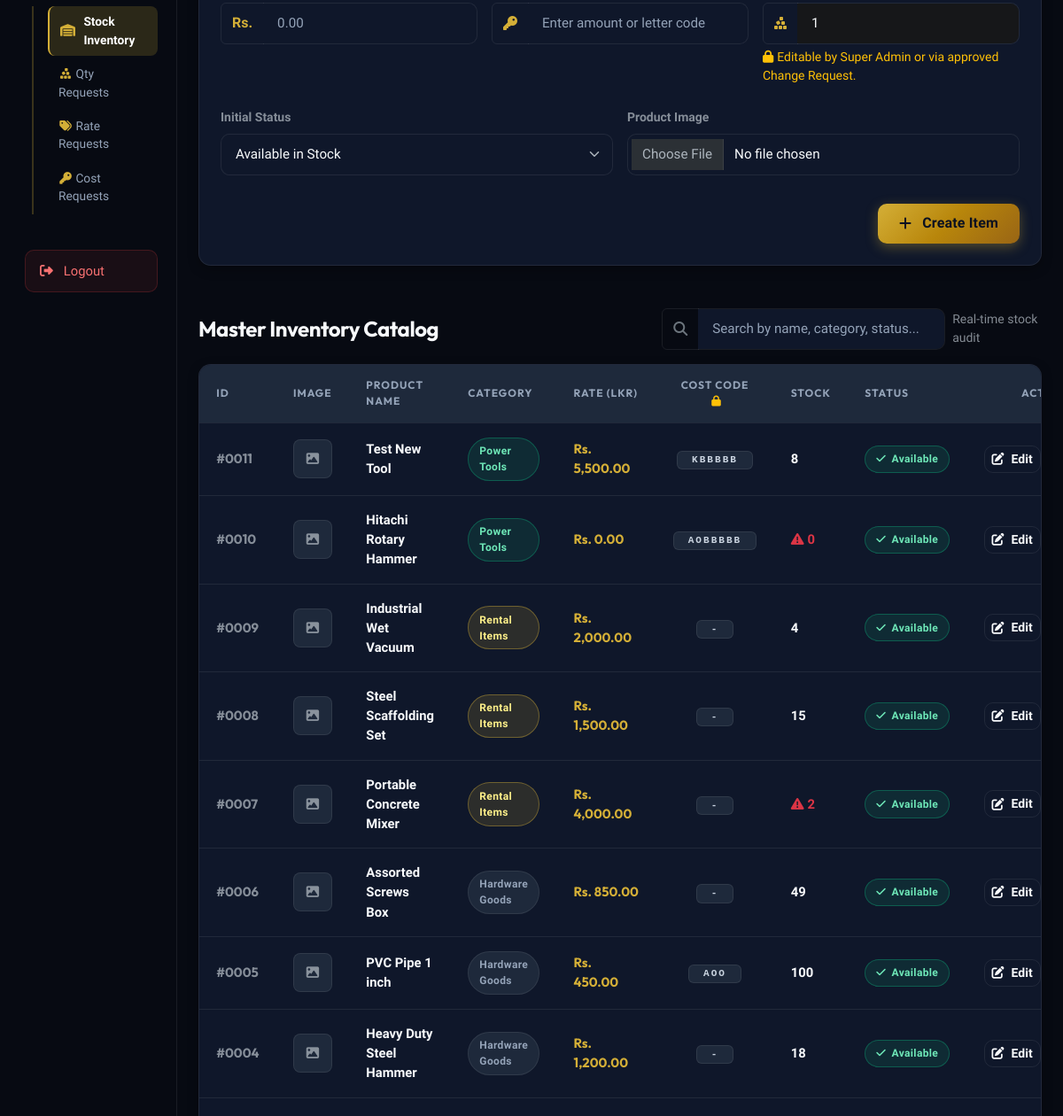
Before: /views/admin/inventory.php (signed in, middle part) with the older database file.
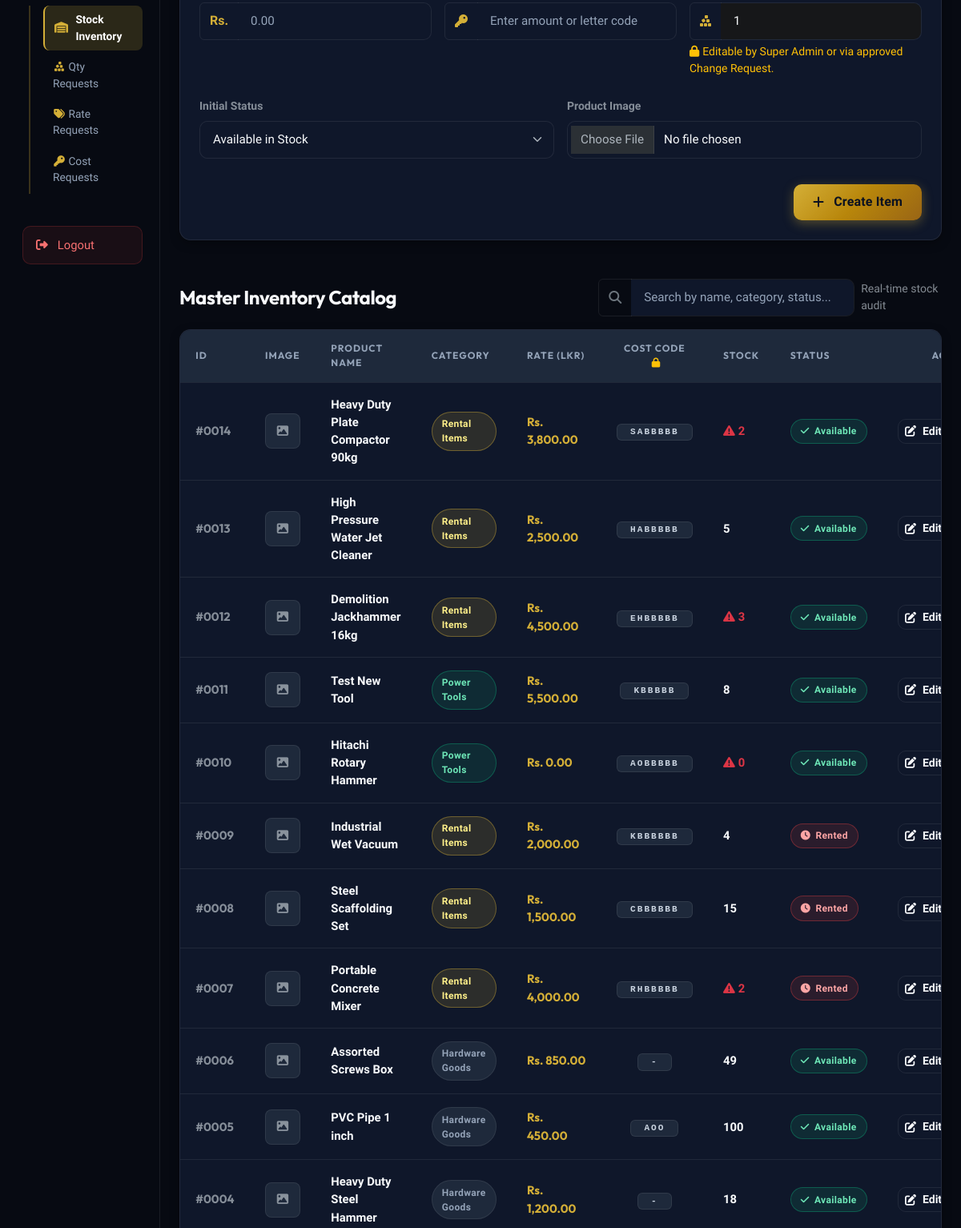
After: the same page with the newer database file.
### tables this page shows
CREATE TABLE `inventory` (
  `item_id` int(11) NOT NULL AUTO_INCREMENT,
  `item_name` varchar(100) NOT NULL,
  `category` enum('Power Tools','Hardware Goods','Rental Items') NOT NULL,
  `price_per_unit` decimal(10,2) NOT NULL,
  `stock_quantity` int(11) DEFAULT 0,
  `item_image` varchar(255) DEFAULT 'default.png',
  `status` varchar(50) DEFAULT 'available',
  `bought_price` varchar(50) DEFAULT NULL,
  PRIMARY KEY (`item_id`)
);

### views/admin/inventory.php (the view, shortened to what the changed rows need)
<?php
include_once __DIR__ . '/../../db.php';
$inv_query = "SELECT * FROM inventory ORDER BY item_id DESC";
$inv_result = @$conn->query($inv_query);
function encodePrice($price) {
    if (!is_numeric($price)) return strtoupper($price);
    $key = 'BLACKHORSE';
    $digits = str_split(str_replace('.', '', number_format($price, 2, '', '')));
    $encoded = '';
    foreach ($digits as $d) {
        $encoded .= $key[$d];
    }
    return $encoded;
}
?>
<!DOCTYPE html>
<html lang="en">
<head>
    <link href="https://cdn.jsdelivr.net/npm/bootstrap@5.3.0/dist/css/bootstrap.min.css" rel="stylesheet">
    <link rel="stylesheet" href="https://cdnjs.cloudflare.com/ajax/libs/font-awesome/6.4.0/css/all.min.css">
    <link rel="stylesheet" href="../../css/luxury.css">
</head>
<body>
    <div class="container-fluid">
        <div class="row">
            <main class="col-md-9 ms-sm-auto col-lg-10 px-md-4 py-4">
                <div class="luxury-card overflow-hidden mb-5">
                    <div class="table-responsive">
                        <table class="luxury-table align-middle">
                            <thead>
                                <tr>
                                    <th>ID</th>
                                    <th>Image</th>
                                    <th>Product Name</th>
                                    <th>Category</th>
                                    <th>Rate (LKR)</th>
                                    <th class="text-center">Cost Code <i class="fa-solid fa-lock text-warning ms-1"></i></th>
                                    <th>Stock</th>
                                    <th>Status</th>
                                    <th class="text-end">Actions</th>
                                </tr>
                            </thead>
                            <tbody>
                                <?php
                                if($inv_result && $inv_result->num_rows > 0) {
                                    while($row = $inv_result->fetch_assoc()):
                                ?>
                                <tr>
                                    <td class="text-muted fw-bold" style="font-family: var(--font-heading);">
                                        #<?php echo str_pad(htmlspecialchars($row['item_id']), 4, '0', STR_PAD_LEFT); ?>
                                    </td>
                                    <td>
                                        <?php if($row['item_image'] && $row['item_image'] !== 'default.png' && $row['item_image'] !== 'placeholder.jpg'): ?>
                                            <img src="../../img/<?php echo htmlspecialchars($row['item_image']); ?>" class="rounded-3 object-fit-cover shadow-sm" style="width: 44px; height: 44px; border: 1px solid var(--border-subtle);" alt="Product">
                                        <?php else: ?>
                                            <div class="rounded-3 d-flex align-items-center justify-content-center text-muted" style="width: 44px; height: 44px; background: var(--bg-surface-elevated); border: 1px solid var(--border-subtle);">
                                                <i class="fa-solid fa-image" style="font-size: 0.9rem;"></i>
                                            </div>
                                        <?php endif; ?>
                                    </td>
                                    <td>
                                        <div class="fw-bold text-main"><?php echo htmlspecialchars($row['item_name']); ?></div>
                                    </td>
                                    <td>
                                        <?php if($row['category'] == 'Rental Items'): ?>
                                            <span class="luxury-badge luxury-badge-gold">Rental Items</span>
                                        <?php elseif($row['category'] == 'Power Tools'): ?>
                                            <span class="luxury-badge luxury-badge-emerald">Power Tools</span>
                                        <?php else: ?>
                                            <span class="luxury-badge luxury-badge-slate">Hardware Goods</span>
                                        <?php endif; ?>
                                    </td>
                                    <td class="fw-bold" style="font-family: var(--font-heading); color: var(--gold-primary);">
                                        Rs. <?php echo number_format($row['price_per_unit'], 2); ?>
                                    </td>
                                    <td class="text-center">
                                        <span class="badge px-3 py-1 fw-bold" style="font-family: 'Courier New', monospace; letter-spacing: 2px; background: var(--bg-surface-elevated); color: var(--text-secondary); border: 1px solid var(--border-subtle);">
                                            <?php echo htmlspecialchars(isset($row['bought_price']) && $row['bought_price'] !== null ? encodePrice($row['bought_price']) : '-'); ?>
                                        </span>
                                    </td>
                                    <td class="fw-bold">
                                        <?php if($row['stock_quantity'] <= 3): ?>
                                            <span class="text-danger"><i class="fa-solid fa-triangle-exclamation me-1"></i><?php echo htmlspecialchars($row['stock_quantity']); ?></span>
                                        <?php else: ?>
                                            <span><?php echo htmlspecialchars($row['stock_quantity']); ?></span>
                                        <?php endif; ?>
                                    </td>
                                    <td>
                                        <?php if($row['status'] == 'available'): ?>
                                            <span class="luxury-badge luxury-badge-emerald"><i class="fa-solid fa-check"></i> Available</span>
                                        <?php else: ?>
                                            <span class="luxury-badge luxury-badge-crimson"><i class="fa-solid fa-clock"></i> Rented</span>
                                        <?php endif; ?>
                                    </td>
                                    <td class="text-end text-nowrap">
                                        <a href="inventory.php?edit=<?php echo $row['item_id']; ?>#itemForm" class="btn btn-sm btn-luxury-outline py-1 px-2">
                                            <i class="fa-solid fa-pen-to-square"></i> Edit
                                        </a>
                                    </td>
                                </tr>
                                <?php
                                    endwhile;
                                } else {
                                    echo "<tr><td colspan='9' class='text-center text-muted py-5'><i class='fa-solid fa-box-open d-block fs-1 mb-2 opacity-50'></i>No inventory items registered in catalog. Add one above!</td></tr>";
                                }
                                ?>
                            </tbody>
                        </table>
                    </div>
                </div>
            </main>
        </div>
    </div>
</body>
</html>

Changed rows visible on the page:
added inventory: item_id "0014", item_image "default.png" (drawn), item_name "Heavy Duty Plate Compactor 90kg", category "Rental Items", price_per_unit "3,800.00", bought_price "SABBBBB", stock_quantity "2", status "available" (drawn)
added inventory: item_id "0013", item_image "default.png" (drawn), item_name "High Pressure Water Jet Cleaner", category "Rental Items", price_per_unit "2,500.00", bought_price "HABBBBB", stock_quantity "5", status "available" (drawn)
added inventory: item_id "0012", item_image "default.png" (drawn), item_name "Demolition Jackhammer 16kg", category "Rental Items", price_per_unit "4,500.00", bought_price "EHBBBBB", stock_quantity "3", status "available" (drawn)
changed inventory "Industrial Wet Vacuum": bought_price "-" → "KBBBBBB"; status "Available" → "Rented"
changed inventory "Steel Scaffolding Set": bought_price "-" → "CBBBBBB"; status "Available" → "Rented"
changed inventory "Portable Concrete Mixer": bought_price "-" → "RHBBBBB"; status "Available" → "Rented"
